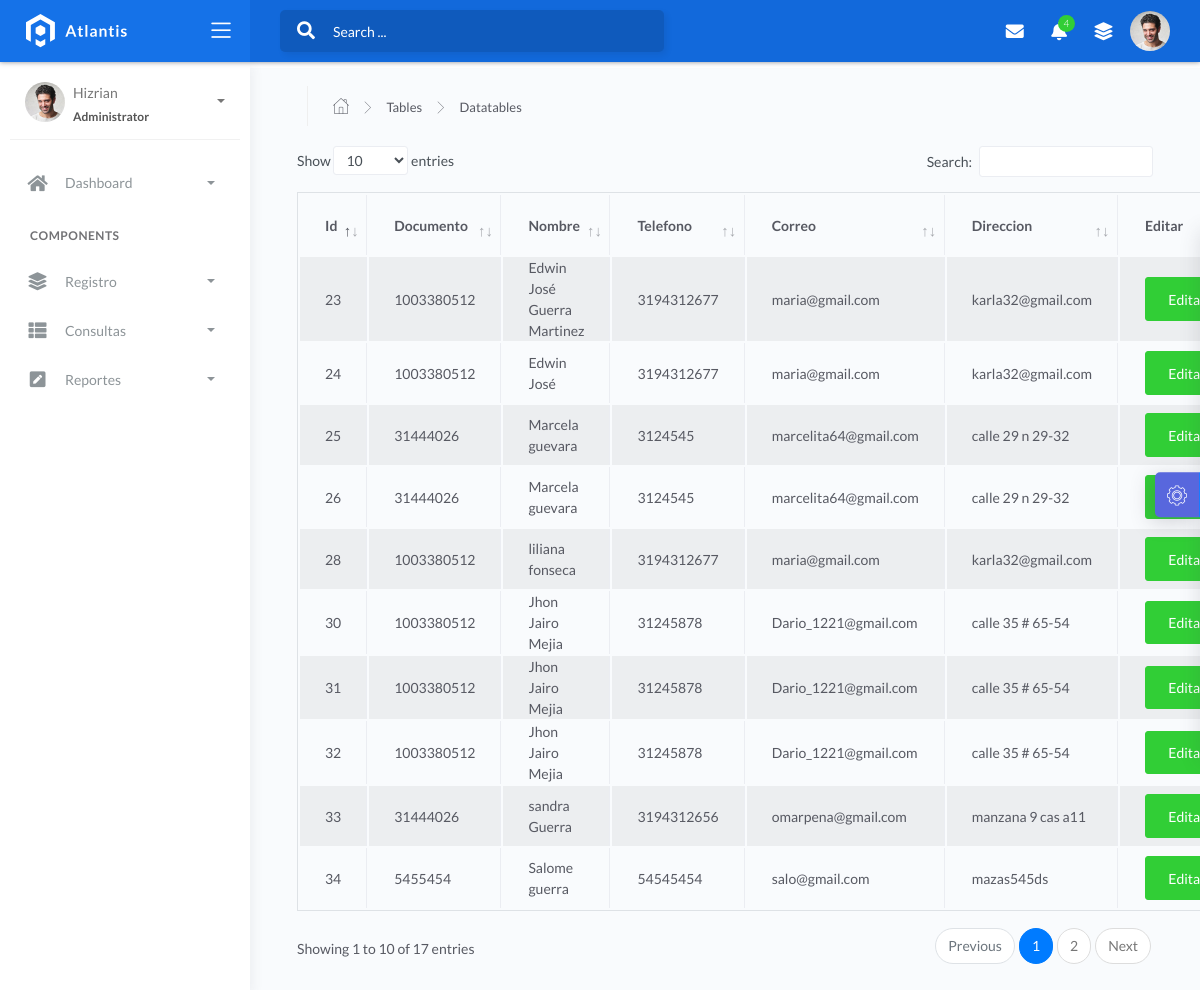
The page /Vista/html/borrador.php on the database its author committed.
### tables this page shows
CREATE TABLE `aprendiz` (
  `id_aprendiz` int(11) UNSIGNED NOT NULL,
  `documento` varchar(12) NOT NULL,
  `nombre` varchar(255) NOT NULL,
  `telefono` varchar(30) NOT NULL,
  `correo` varchar(255) NOT NULL,
  `direccion` varchar(255) NOT NULL,
  `jornada` varchar(255) NOT NULL,
  `id_ambiente` int(11) UNSIGNED NOT NULL,
  `id_fichas` int(11) NOT NULL
);

### Vista/html/borrador.php (the view, shortened to what this page needs)
<?php
     include("../../modelo/conexion.php");
    $sql="Select * FROM aprendiz";
?>
<!DOCTYPE html>
<html lang="en">
<head>
	<link rel="stylesheet" href="../Estilos/css/bootstrap.min.css">
	<link rel="stylesheet" href="../Estilos/css/atlantis.min.css">
	<link rel="stylesheet" href="../Estilos/css/demo.css">
	<link rel="stylesheet" href="../Estilos/css/fonts.min.css">
</head>
<body>
	<div class="wrapper">
		<div class="main-header">
			<div class="logo-header" data-background-color="blue">
				<a href="" class="logo">
					<img src="../Estilos/img/logo.svg" alt="navbar brand" class="navbar-brand">
				</a>
				<div class="nav-toggle">
					<button class="btn btn-toggle toggle-sidebar">
						<i class="icon-menu"></i>
					</button>
				</div>
			</div>
			<nav class="navbar navbar-header navbar-expand-lg" data-background-color="blue2">
				<div class="container-fluid">
					<div class="collapse" id="search-nav">
						<form class="navbar-left navbar-form nav-search mr-md-3">
							<div class="input-group">
								<div class="input-group-prepend">
									<button type="submit" class="btn btn-search pr-1">
										<i class="fa fa-search search-icon"></i>
									</button>
								</div>
								<input type="text" placeholder="Search ..." class="form-control">
							</div>
						</form>
					</div>
					<ul class="navbar-nav topbar-nav ml-md-auto align-items-center">
						<li class="nav-item dropdown hidden-caret">
							<a class="nav-link dropdown-toggle" href="#" id="messageDropdown" role="button" data-toggle="dropdown" aria-haspopup="true" aria-expanded="false">
								<i class="fa fa-envelope"></i>
							</a>
						</li>
						<li class="nav-item dropdown hidden-caret">
							<a class="nav-link dropdown-toggle" href="#" id="notifDropdown" role="button" data-toggle="dropdown" aria-haspopup="true" aria-expanded="false">
								<i class="fa fa-bell"></i>
								<span class="notification">4</span>
							</a>
						</li>
						<li class="nav-item dropdown hidden-caret">
							<a class="nav-link" data-toggle="dropdown" href="#" aria-expanded="false">
								<i class="fas fa-layer-group"></i>
							</a>
						</li>
						<li class="nav-item dropdown hidden-caret">
							<a class="dropdown-toggle profile-pic" data-toggle="dropdown" href="#" aria-expanded="false">
								<div class="avatar-sm">
									<img src="../Estilos/img/profile.jpg" alt="..." class="avatar-img rounded-circle">
								</div>
							</a>
						</li>
					</ul>
				</div>
			</nav>
		</div>
		<div class="sidebar sidebar-style-2">
			<div class="sidebar-wrapper scrollbar scrollbar-inner">
				<div class="sidebar-content">
					<div class="user">
						<div class="avatar-sm float-left mr-2">
							<img src="../Estilos/img/profile.jpg" alt="..." class="avatar-img rounded-circle">
						</div>
						<div class="info">
							<a data-toggle="collapse" href="#collapseExample" aria-expanded="true">
								<span>
									Hizrian
									<span class="user-level">Administrator</span>
									<span class="caret"></span>
								</span>
							</a>
						</div>
					</div>
					<ul class="nav nav-primary">
						<li class="nav-item">
							<a data-toggle="collapse" href="#dashboard" class="collapsed" aria-expanded="false">
								<i class="fas fa-home"></i>
								<p>Dashboard</p>
								<span class="caret"></span>
							</a>
						</li>
						<li class="nav-section">
							<h4 class="text-section">Components</h4>
						</li>
						<li class="nav-item">
							<a data-toggle="collapse" href="#base">
								<i class="fas fa-layer-group"></i>
								<p>Registro</p>
								<span class="caret"></span>
							</a>
						</li>
						<li class="nav-item">
							<a data-toggle="collapse" href="#sidebarLayouts">
								<i class="fas fa-th-list"></i>
								<p>Consultas</p>
								<span class="caret"></span>
							</a>
						</li>
						<li class="nav-item">
							<a data-toggle="collapse" href="#forms">
								<i class="fas fa-pen-square"></i>
								<p>Reportes</p>
								<span class="caret"></span>
							</a>
						</li>
					</ul>
				</div>
			</div>
		</div>
		<div class="main-panel">
			<div class="content">
				<div class="page-inner">
					<div class="page-header">
						<h4 class="page-title"></h4>
						<ul class="breadcrumbs">
							<li class="nav-home">
								<a href="#">
									<i class="flaticon-home"></i>
								</a>
							</li>
							<li class="separator">
								<i class="flaticon-right-arrow"></i>
							</li>
							<li class="nav-item">
								<a href="#">Tables</a>
							</li>
							<li class="separator">
								<i class="flaticon-right-arrow"></i>
							</li>
							<li class="nav-item">
								<a href="#">Datatables</a>
							</li>
						</ul>
					</div>
					<table id="basic-datatables" class="table table-striped table-bordered" style="width:100%">
                        <thead>
                            <tr>
                                <th>Id</th>
                                <th>Documento</th>
                                <th>Nombre</th>
                                <th>Telefono</th>
                                <th>Correo</th>
                                <th>Direccion</th>
                                <th>Editar</th>
                            </tr>
                        </thead>
                        <tbody>
                        <?php
                            foreach($conn ->query($sql) as $lista){?>
                            <tr>
                                  <td><?php echo $lista['id_aprendiz'] ?></td>
                                  <td><?php echo $lista['documento'] ?></td>
                                  <td><?php echo $lista['nombre'] ?></td>
                                  <td><?php echo $lista['telefono'] ?></td>
                                  <td><?php echo $lista['correo'] ?></td>
                                  <td><?php echo $lista['direccion'] ?></td>
                                  <td><a href="actualizar.php?Nit=<?php echo $lista['documento']?>" class="btn btn-success">Editar</a></td>
                            </tr>
                            <?php
                              }
                            ?>
                        </tbody>
                    </table>
					</div>
				</div>
			</div>
			<footer class="footer">
				<div class="container-fluid">
					<nav class="pull-left">
						<ul class="nav">
							<li class="nav-item">
								<a class="nav-link" href="https://www.themekita.com">
								</a>
							</li>
							<li class="nav-item">
								<a class="nav-link" href="#">
								</a>
							</li>
							<li class="nav-item">
								<a class="nav-link" href="#">
								</a>
							</li>
						</ul>
					</nav>
					<div class="copyright ml-auto">
						2018, made with <i class="fa fa-heart heart text-danger"></i> by <a href="https://www.themekita.com">ThemeKita</a>
					</div>
				</div>
			</footer>
		</div>
		<div class="custom-template">
			<div class="custom-toggle">
				<i class="flaticon-settings"></i>
			</div>
		</div>
</body>
</html>

### Vista/Estilos/css/demo.css (style rules this page uses)
.custom-template { position: fixed; top: 50%; transform: translateY(-50%); right: -325px; width: 325px; height: max-content; display: block; z-index: 1; background: #ffffff; transition: all .3s; z-index: 1003; box-shadow: -1px 1px 20px rgba(69, 65, 78, 0.15); border-top-left-radius: 5px; border-bottom-left-radius: 5px; transition: all .5s; }
.custom-template .custom-toggle { position: absolute; width: 45px; height: 45px; background: rgb(88, 103, 221); top: 50%; left: -45px; transform: translateY(-50%); display: flex; align-items: center; justify-content: center; text-align: center; border-top-left-radius: 5px; border-bottom-left-radius: 5px; border-right: 1px solid #177dff; cursor: pointer; color: #ffffff; box-shadow: -5px 5px 20px rgba(69, 65, 78, 0.21); }
.custom-template .custom-toggle i { font-size: 20px; animation: 1.3s spin linear infinite; }

### rows shown on the page
aprendiz: id_aprendiz "23", documento "1003380512", nombre "Edwin José Guerra Martinez", telefono "3194312677", correo "maria@gmail.com", direccion "karla32@gmail.com"
aprendiz: id_aprendiz "24", documento "1003380512", nombre "Edwin José", telefono "3194312677", correo "maria@gmail.com", direccion "karla32@gmail.com"
aprendiz: id_aprendiz "25", documento "31444026", nombre "Marcela guevara", telefono "3124545", correo "marcelita64@gmail.com", direccion "calle 29 n 29-32"
aprendiz: id_aprendiz "26", documento "31444026", nombre "Marcela guevara", telefono "3124545", correo "marcelita64@gmail.com", direccion "calle 29 n 29-32"
aprendiz: id_aprendiz "28", documento "1003380512", nombre "liliana fonseca", telefono "3194312677", correo "maria@gmail.com", direccion "karla32@gmail.com"
aprendiz: id_aprendiz "30", documento "1003380512", nombre "Jhon Jairo Mejia", telefono "31245878", correo "Dario_1221@gmail.com", direccion "calle 35 # 65-54"
aprendiz: id_aprendiz "31", documento "1003380512", nombre "Jhon Jairo Mejia", telefono "31245878", correo "Dario_1221@gmail.com", direccion "calle 35 # 65-54"
aprendiz: id_aprendiz "32", documento "1003380512", nombre "Jhon Jairo Mejia", telefono "31245878", correo "Dario_1221@gmail.com", direccion "calle 35 # 65-54"
aprendiz: id_aprendiz "33", documento "31444026", nombre "sandra Guerra", telefono "3194312656", correo "omarpena@gmail.com", direccion "manzana 9 cas a11"
aprendiz: id_aprendiz "34", documento "5455454", nombre "Salome guerra", telefono "54545454", correo "salo@gmail.com", direccion "mazas545ds"
